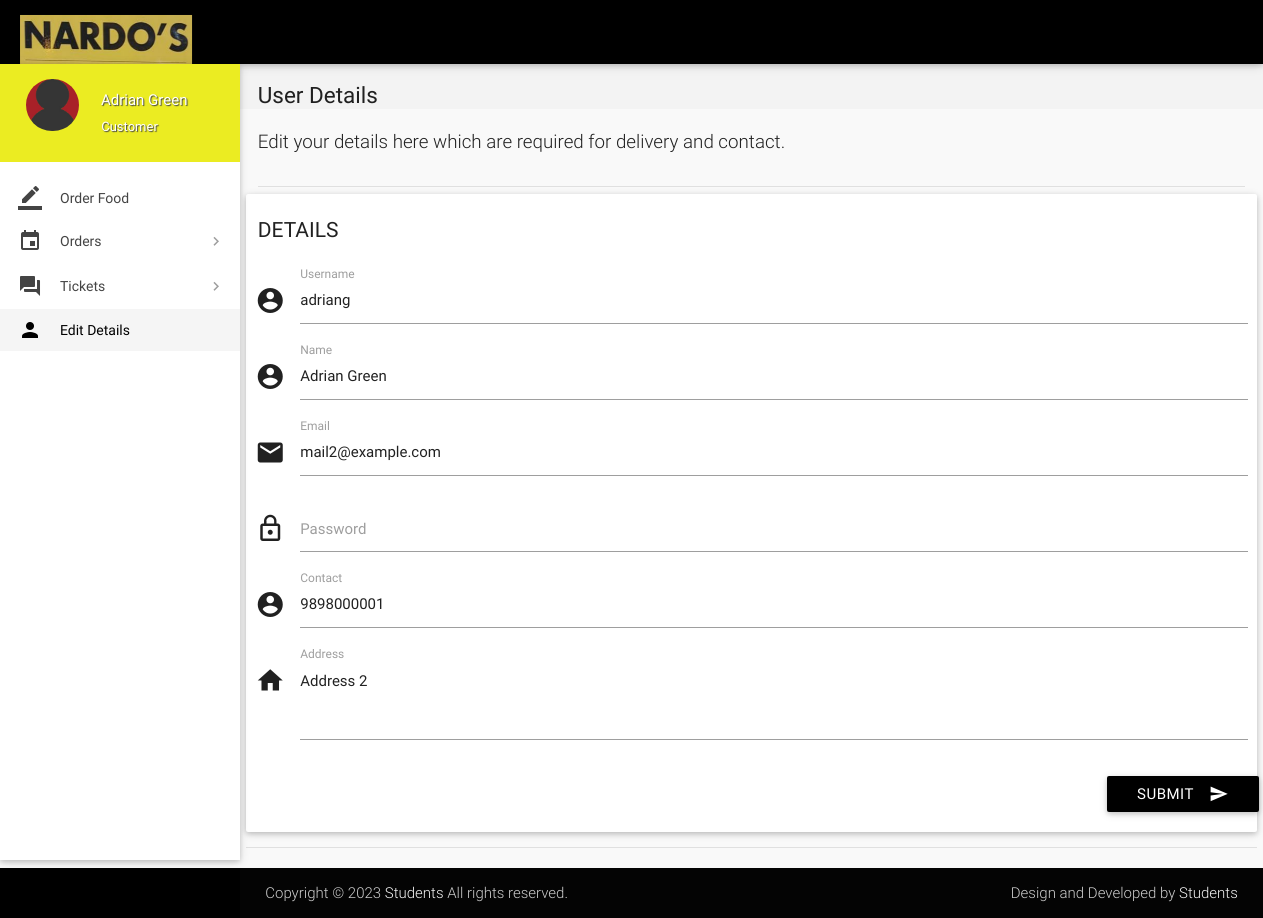
Page /details.php (signed in) on the committed database.
### tables this page shows
CREATE TABLE `users` (
  `id` int(11) NOT NULL,
  `role` varchar(15) NOT NULL DEFAULT 'Customer',
  `name` varchar(15) NOT NULL,
  `username` varchar(10) NOT NULL,
  `password` varchar(16) NOT NULL,
  `email` varchar(35) NULL,
  `address` varchar(300) NULL,
  `contact` bigint(11) NOT NULL,
  `verified` tinyint(1) NOT NULL DEFAULT '0',
  `deleted` tinyint(4) NOT NULL DEFAULT '0'
);

### includes/connect.php (called while the page is built, shortened)
<?php
$role = $_SESSION['role'];
?>

### details.php (the view, shortened to what this page needs)
<?php
include 'includes/connect.php';
$user_id = $_SESSION['user_id'];
$result = mysqli_query($con, "SELECT * FROM users where id = $user_id");
while($row = mysqli_fetch_array($result)){
$name = $row['name'];
$address = $row['address'];
$contact = $row['contact'];
$email = $row['email'];
$username = $row['username'];
}
	if($_SESSION['customer_sid']==session_id())
	{
		?>
<!DOCTYPE html>
<html lang="en">
<head>
  <link href="css/materialize.min.css" type="text/css" rel="stylesheet" media="screen,projection">
  <link href="css/style.min.css" type="text/css" rel="stylesheet" media="screen,projection">
  <link href="css/custom/custom.min.css" type="text/css" rel="stylesheet" media="screen,projection">
  <link href="js/plugins/perfect-scrollbar/perfect-scrollbar.css" type="text/css" rel="stylesheet" media="screen,projection">
</head>
<body>
  <header id="header" class="page-topbar">
        <div class="navbar-fixed">
            <nav class="navbar-color">
                <div class="nav-wrapper">
                    <ul class="left">
                      <li><h1 class="logo-wrapper"><a href="index.php" class="brand-logo darken-1"><img src="images/materialize-logo.png" alt="logo"></a> <span class="logo-text">Logo</span></h1></li>
                    </ul>
                </div>
            </nav>
        </div>
  </header>
  <div id="main">
    <div class="wrapper">
      <aside id="left-sidebar-nav">
        <ul id="slide-out" class="side-nav fixed leftside-navigation">
            <li class="user-details cyan darken-2">
            <div class="row">
                <div class="col col s4 m4 l4">
                    <img src="images/avatar.jpg" alt="" class="circle responsive-img valign profile-image">
                </div>
                <div class="col col s8 m8 l8">
                    <a class="btn-flat dropdown-button waves-effect waves-light white-text profile-btn" href="#" data-activates="profile-dropdown"><?php echo $name;?> <i class="mdi-navigation-arrow-drop-down right"></i></a>
                    <p class="user-roal"><?php echo $role;?></p>
                </div>
            </div>
            </li>
            <li class="bold"><a href="index.php" class="waves-effect waves-cyan"><i class="mdi-editor-border-color"></i> Order Food</a>
            </li>
                <li class="no-padding">
                    <ul class="collapsible collapsible-accordion">
                        <li class="bold"><a class="collapsible-header waves-effect waves-cyan"><i class="mdi-editor-insert-invitation"></i> Orders</a>
                        </li>
                    </ul>
                </li>
                <li class="no-padding">
                    <ul class="collapsible collapsible-accordion">
                        <li class="bold"><a class="collapsible-header waves-effect waves-cyan"><i class="mdi-action-question-answer"></i> Tickets</a>
                        </li>
                    </ul>
                </li>
            <li class="bold active"><a href="details.php" class="waves-effect waves-cyan"><i class="mdi-social-person"></i> Edit Details</a>
            </li>
        </ul>
        </aside>
      <section id="content">
        <div id="breadcrumbs-wrapper">
          <div class="container">
            <div class="row">
              <div class="col s12 m12 l12">
                <h5 class="breadcrumbs-title">User Details</h5>
              </div>
            </div>
          </div>
        </div>
        <div class="container">
          <p class="caption">Edit your details here which are required for delivery and contact.</p>
          <div class="divider"></div>
            <div class="row">
              <div class="col s12 m4 l3">
                <h4 class="header">Details</h4>
              </div>
<div>
                <div class="card-panel">
                  <div class="row">
                    <form class="formValidate" id="formValidate" method="post" action="routers/details-router.php" novalidate="novalidate"class="col s12">
                      <div class="row">
                        <div class="input-field col s12">
                          <i class="mdi-action-account-circle prefix"></i>
                          <input name="username" id="username" type="text" value="<?php echo $username;?>" data-error=".errorTxt1">
                          <label for="username" class="">Username</label>
                        </div>
                      </div>
                      <div class="row">
                        <div class="input-field col s12">
                          <i class="mdi-action-account-circle prefix"></i>
                          <input name="name" id="name" type="text" value="<?php echo $name;?>" data-error=".errorTxt2">
                          <label for="name" class="">Name</label>
                        </div>
                      </div>
                      <div class="row">
                        <div class="input-field col s12">
                          <i class="mdi-communication-email prefix"></i>
                          <input name="email" id="email" type="email" value="<?php echo $email;?>" data-error=".errorTxt3">
                          <label for="email" class="">Email</label>
                        </div>
                      </div>
                      <div class="row">
                        <div class="input-field col s12">
                          <i class="mdi-action-lock-outline prefix"></i>
                          <input name="password" id="password" type="password" data-error=".errorTxt4">
                          <label for="password" class="">Password</label>
                        </div>
                      </div>
                      <div class="row">
                        <div class="input-field col s12">
                          <i class="mdi-action-account-circle prefix"></i>
                          <input name="phone" id="phone" type="number" value="<?php echo $contact;?>" data-error=".errorTxt5">
                          <label for="phone" class="">Contact</label>
                        </div>
                      </div>
                      <div class="row">
                        <div class="input-field col s12">
                          <i class="mdi-action-home prefix"></i>
                          <textarea name="address" id="address" class="materialize-textarea validate" data-error=".errorTxt6"><?php echo $address;?></textarea>
                          <label for="address" class="">Address</label>
                        </div>
                        <div class="row">
                          <div class="input-field col s12">
                            <button class="btn cyan waves-effect waves-light right" type="submit" name="action">Submit
                              <i class="mdi-content-send right"></i>
                            </button>
                          </div>
                        </div>
                      </div>
                    </form>
                  </div>
                </div>
              </div>
            <div class="divider"></div>
          </div>
      </section>
    </div>
  </div>
  <footer class="page-footer">
    <div class="footer-copyright">
      <div class="container">
        <span>Copyright © 2023 <a class="grey-text text-lighten-4" href="#" target="_blank">Students</a> All rights reserved.</span>
        <span class="right"> Design and Developed by <a class="grey-text text-lighten-4" href="#">Students</a></span>
        </div>
    </div>
  </footer>
</body>
</html>
<?php
	}
?>

### details.php (style rules this page uses)
.input-field label.active { width:100%; }

### rows in the picture
users: name "Adrian Green", username "adriang", email "mail2@example.com", phone "9898000001", address "Address 2"

### other values in the picture
$role "Customer"
